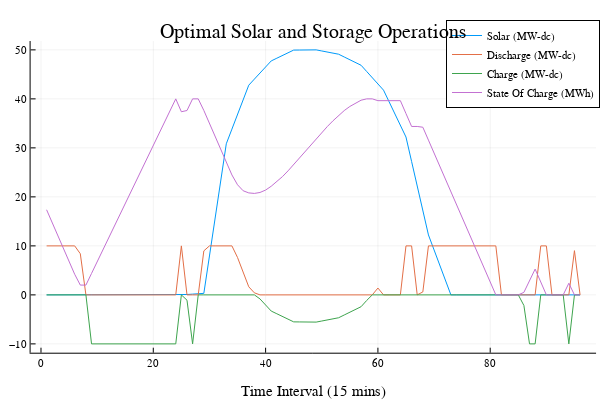

This figure's notebook cell:
### Markdown cell above
Finally, let's plot the optimal operational decisions for our solar and storage system...

### Code cell
plot(results.Solar_Output, label="Solar (MW-dc)")
plot!(results.Storage_Discharge, label="Discharge (MW-dc)")
plot!(-1*results.Storage_Charge, label="Charge (MW-dc)")
plot!(results.Storage_SOC, label="State Of Charge (MWh)")
title!("Optimal Solar and Storage Operations")
xaxis!("Time Interval (15 mins)")
yaxis!("")

### Figure 1 — Plotly figure (JSON) as saved in the notebook; plotly's stock layout.template omitted (floating-point values rounded to 4 significant figures)
{"data": [{"colorbar": {"title": ""}, "legendgroup": "Solar (MW-dc)", "line": {"color": "rgba(0, 154, 250, 1.000)", "dash": "solid", "shape": "linear", "width": 1}, "mode": "lines", "name": "Solar (MW-dc)", "showlegend": true, "type": "scatter", "x": [1, 2, 3, 4, 5, 6, 7, 8, 9, 10, 11, 12, 13, 14, 15, 16, 17, 18, 19, 20, 21, 22, 23, 24, 25, 26, 27, 28, 29, 30, 31, 32, 33, 34, 35, 36, 37, 38, 39, 40, 41, 42, 43, 44, 45, 46, 47, 48, 49, 50, 51, 52, 53, 54, 55, 56, 57, 58, 59, 60, 61, 62, 63, 64, 65, 66, 67, 68, 69, 70, 71, 72, 73, 74, 75, 76, 77, 78, 79, 80, 81, 82, 83, 84, 85, 86, 87, 88, 89, 90, 91, 92, 93, 94, 95, 96], "xaxis": "x1", "y": [0, 0, 0, 0, 0, 0, 0, 0, 0, 0, 0, 0, 0, 0, 0, 0, 0, 0, 0, 0, 0, 0, 0, 0, 0, 0.077, 0.154, 0.232, 0.309, 7.94, 15.57, 23.2, 30.83, 33.82, 36.81, 39.8, 42.79, 44.03, 45.27, 46.51, 47.75, 48.3, 48.85, 49.4, 49.95, 49.97, 49.98, 49.99, 50, 49.78, 49.56, 49.34, 49.11, 48.55, 47.98, 47.42, 46.86, 45.59, 44.32, 43.05, 41.78, 39.39, 37.0, 34.6, 32.21, 27.22, 22.22, 17.23, 12.23, 9.175, 6.116, 3.058, 0, 0, 0, 0, 0, 0, 0, 0, 0, 0, 0, 0, 0, 0, 0, 0, 0, 0, 0, 0, 0, 0, 0, 0], "yaxis": "y1", "zmax": null, "zmin": null}, {"colorbar": {"title": ""}, "legendgroup": "Discharge (MW-dc)", "line": {"color": "rgba(227, 111, 71, 1.000)", "dash": "solid", "shape": "linear", "width": 1}, "mode": "lines", "name": "Discharge (MW-dc)", "showlegend": true, "type": "scatter", "x": [1, 2, 3, 4, 5, 6, 7, 8, 9, 10, 11, 12, 13, 14, 15, 16, 17, 18, 19, 20, 21, 22, 23, 24, 25, 26, 27, 28, 29, 30, 31, 32, 33, 34, 35, 36, 37, 38, 39, 40, 41, 42, 43, 44, 45, 46, 47, 48, 49, 50, 51, 52, 53, 54, 55, 56, 57, 58, 59, 60, 61, 62, 63, 64, 65, 66, 67, 68, 69, 70, 71, 72, 73, 74, 75, 76, 77, 78, 79, 80, 81, 82, 83, 84, 85, 86, 87, 88, 89, 90, 91, 92, 93, 94, 95, 96], "xaxis": "x1", "y": [10.0, 10.0, 10.0, 10.0, 10.0, 10.0, 8.4, 0, 0, 0, 0, 0, 0, 0, 0, 0, 0, 0, 0, 0, 0, 0, 0, 0, 10.0, 0, 0, 0, 8.982, 10.0, 10.0, 10.0, 10.0, 10.0, 7.632, 4.643, 1.653, 0.4154, 0, 0, 0, 0, 0, 0, 0, 0, 0, 0, 0, 0, 0, 0, 0, 0, 0, 0, 0, 0, 0, 1.395, 0, 0, 0, 0, 10.0, 10.0, 0, 0.6046, 10.0, 10.0, 10.0, 10.0, 10.0, 10.0, 10.0, 10.0, 10.0, 10.0, 10.0, 10.0, 10.0, 0, 0, 0, 0, 0, 0, 0, 10.0, 10.0, 0, 0, 0, 0, 9.025, 0], "yaxis": "y1", "zmax": null, "zmin": null}, {"colorbar": {"title": ""}, "legendgroup": "Charge (MW-dc)", "line": {"color": "rgba(62, 164, 78, 1.000)", "dash": "solid", "shape": "linear", "width": 1}, "mode": "lines", "name": "Charge (MW-dc)", "showlegend": true, "type": "scatter", "x": [1, 2, 3, 4, 5, 6, 7, 8, 9, 10, 11, 12, 13, 14, 15, 16, 17, 18, 19, 20, 21, 22, 23, 24, 25, 26, 27, 28, 29, 30, 31, 32, 33, 34, 35, 36, 37, 38, 39, 40, 41, 42, 43, 44, 45, 46, 47, 48, 49, 50, 51, 52, 53, 54, 55, 56, 57, 58, 59, 60, 61, 62, 63, 64, 65, 66, 67, 68, 69, 70, 71, 72, 73, 74, 75, 76, 77, 78, 79, 80, 81, 82, 83, 84, 85, 86, 87, 88, 89, 90, 91, 92, 93, 94, 95, 96], "xaxis": "x1", "y": [0, 0, 0, 0, 0, 0, 0, 0, -10, -10, -10, -10, -10, -10, -10, -10, -10, -10, -10, -10, -10, -10, -10, -10, 0, -1.08, -10, 0, 0, 0, 0, 0, 0, 0, 0, 0, 0, 0, -0.8236, -2.063, -3.302, -3.854, -4.406, -4.957, -5.509, -5.521, -5.533, -5.544, -5.556, -5.334, -5.112, -4.891, -4.669, -4.105, -3.541, -2.978, -2.414, -1.144, 0, 0, 0, 0, 0, 0, 0, 0, 0, 0, 0, 0, 0, 0, 0, 0, 0, 0, 0, 0, 0, 0, 0, 0, 0, 0, 0, -2.161, -10, -10, 0, 0, 0, 0, 0, -10, 0, 0], "yaxis": "y1", "zmax": null, "zmin": null}, {"colorbar": {"title": ""}, "legendgroup": "State Of Charge (MWh)", "line": {"color": "rgba(195, 113, 210, 1.000)", "dash": "solid", "shape": "linear", "width": 1}, "mode": "lines", "name": "State Of Charge (MWh)", "showlegend": true, "type": "scatter", "x": [1, 2, 3, 4, 5, 6, 7, 8, 9, 10, 11, 12, 13, 14, 15, 16, 17, 18, 19, 20, 21, 22, 23, 24, 25, 26, 27, 28, 29, 30, 31, 32, 33, 34, 35, 36, 37, 38, 39, 40, 41, 42, 43, 44, 45, 46, 47, 48, 49, 50, 51, 52, 53, 54, 55, 56, 57, 58, 59, 60, 61, 62, 63, 64, 65, 66, 67, 68, 69, 70, 71, 72, 73, 74, 75, 76, 77, 78, 79, 80, 81, 82, 83, 84, 85, 86, 87, 88, 89, 90, 91, 92, 93, 94, 95, 96], "xaxis": "x1", "y": [17.37, 14.74, 12.11, 9.474, 6.842, 4.211, 2.0, 2.0, 4.375, 6.75, 9.125, 11.5, 13.88, 16.25, 18.63, 21.0, 23.38, 25.75, 28.13, 30.5, 32.88, 35.25, 37.62, 40, 37.37, 37.62, 40, 40, 37.64, 35.0, 32.37, 29.74, 27.11, 24.48, 22.47, 21.25, 20.81, 20.7, 20.9, 21.39, 22.17, 23.09, 24.13, 25.31, 26.62, 27.93, 29.25, 30.56, 31.88, 33.15, 34.36, 35.52, 36.63, 37.61, 38.45, 39.16, 39.73, 40, 40, 39.63, 39.63, 39.63, 39.63, 39.63, 37.0, 34.37, 34.37, 34.21, 31.58, 28.95, 26.32, 23.68, 21.05, 18.42, 15.79, 13.16, 10.53, 7.895, 5.263, 2.632, 0, 0, 0, 0, 0, 0.5132, 2.888, 5.263, 2.632, 0, 0, 0, 0, 2.375, 0, 0], "yaxis": "y1", "zmax": null, "zmin": null}], "layout": {"annotations": [{"font": {"color": "rgba(0, 0, 0, 1.000)", "family": "sans-serif", "size": 20}, "rotation": 0, "showarrow": false, "text": "Optimal Solar and Storage Operations", "x": 0.5222, "xanchor": "center", "xref": "paper", "y": 1, "yanchor": "top", "yref": "paper"}], "height": 400, "legend": {"bgcolor": "rgba(255, 255, 255, 1.000)", "bordercolor": "rgba(0, 0, 0, 1.000)", "borderwidth": 1, "font": {"color": "rgba(0, 0, 0, 1.000)", "family": "sans-serif", "size": 11}, "tracegroupgap": 0, "traceorder": "normal", "x": 1, "xanchor": "auto", "y": 1, "yanchor": "auto"}, "margin": {"b": 20, "l": 0, "r": 0, "t": 20}, "paper_bgcolor": "rgba(255, 255, 255, 1.000)", "plot_bgcolor": "rgba(255, 255, 255, 1.000)", "showlegend": true, "width": 600, "xaxis": {"anchor": "y1", "domain": [0.05101, 0.9934], "gridcolor": "rgba(0, 0, 0, 0.100)", "gridwidth": 0.5, "linecolor": "rgba(0, 0, 0, 1.000)", "mirror": false, "range": [-1.85, 98.85], "showgrid": true, "showline": true, "showticklabels": true, "tickangle": 0, "tickcolor": "rgb(0, 0, 0)", "tickfont": {"color": "rgba(0, 0, 0, 1.000)", "family": "sans-serif", "size": 11}, "tickmode": "array", "ticks": "inside", "ticktext": ["0", "20", "40", "60", "80"], "tickvals": [0, 20, 40, 60, 80], "title": "Time Interval (15 mins)", "titlefont": {"color": "rgba(0, 0, 0, 1.000)", "family": "sans-serif", "size": 15}, "type": "-", "visible": true, "zeroline": false, "zerolinecolor": "rgba(0, 0, 0, 1.000)"}, "yaxis": {"anchor": "x1", "domain": [0.07581, 0.9415], "gridcolor": "rgba(0, 0, 0, 0.100)", "gridwidth": 0.5, "linecolor": "rgba(0, 0, 0, 1.000)", "mirror": false, "range": [-11.8, 51.8], "showgrid": true, "showline": true, "showticklabels": true, "tickangle": 0, "tickcolor": "rgb(0, 0, 0)", "tickfont": {"color": "rgba(0, 0, 0, 1.000)", "family": "sans-serif", "size": 11}, "tickmode": "array", "ticks": "inside", "ticktext": ["−10", "0", "10", "20", "30", "40", "50"], "tickvals": [-10, 0, 10, 20, 30, 40, 50], "title": "", "titlefont": {"color": "rgba(0, 0, 0, 1.000)", "family": "sans-serif", "size": 15}, "type": "-", "visible": true, "zeroline": false, "zerolinecolor": "rgba(0, 0, 0, 1.000)"}}}
